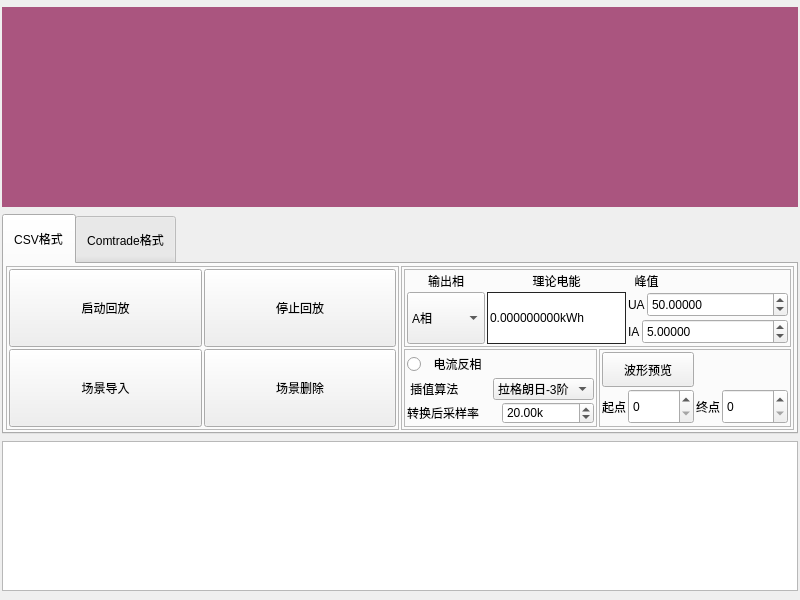
<?xml version="1.0" encoding="UTF-8"?>
<ui version="4.0">
 <class>wave_reout_ZJ</class>
 <widget class="QWidget" name="wave_reout_ZJ">
  <property name="geometry">
   <rect>
    <x>0</x>
    <y>0</y>
    <width>800</width>
    <height>600</height>
   </rect>
  </property>
  <property name="minimumSize">
   <size>
    <width>0</width>
    <height>0</height>
   </size>
  </property>
  <property name="maximumSize">
   <size>
    <width>16777215</width>
    <height>16777215</height>
   </size>
  </property>
  <property name="windowTitle">
   <string>Form</string>
  </property>
  <layout class="QGridLayout" name="gridLayout_11">
   <property name="leftMargin">
    <number>2</number>
   </property>
   <property name="topMargin">
    <number>2</number>
   </property>
   <property name="rightMargin">
    <number>2</number>
   </property>
   <property name="bottomMargin">
    <number>2</number>
   </property>
   <property name="spacing">
    <number>2</number>
   </property>
   <item row="0" column="0">
    <widget class="CustomPlotHasRoll" name="widget" native="true">
     <property name="sizePolicy">
      <sizepolicy hsizetype="Preferred" vsizetype="Expanding">
       <horstretch>0</horstretch>
       <verstretch>0</verstretch>
      </sizepolicy>
     </property>
     <property name="minimumSize">
      <size>
       <width>0</width>
       <height>200</height>
      </size>
     </property>
     <property name="maximumSize">
      <size>
       <width>16777215</width>
       <height>200</height>
      </size>
     </property>
     <property name="styleSheet">
      <string notr="true">background-color: rgb(170, 85, 127);</string>
     </property>
    </widget>
   </item>
   <item row="1" column="0">
    <widget class="QTabWidget" name="tabWidget">
     <property name="sizePolicy">
      <sizepolicy hsizetype="Expanding" vsizetype="Preferred">
       <horstretch>0</horstretch>
       <verstretch>0</verstretch>
      </sizepolicy>
     </property>
     <property name="minimumSize">
      <size>
       <width>0</width>
       <height>220</height>
      </size>
     </property>
     <property name="maximumSize">
      <size>
       <width>16777215</width>
       <height>220</height>
      </size>
     </property>
     <property name="styleSheet">
      <string notr="true">QTabBar::tab{ min-height: 50px; min-width:60px;}</string>
     </property>
     <property name="currentIndex">
      <number>0</number>
     </property>
     <property name="tabBarAutoHide">
      <bool>false</bool>
     </property>
     <widget class="QWidget" name="tab">
      <attribute name="title">
       <string>CSV格式</string>
      </attribute>
      <layout class="QGridLayout" name="gridLayout_15">
       <property name="leftMargin">
        <number>2</number>
       </property>
       <property name="topMargin">
        <number>2</number>
       </property>
       <property name="rightMargin">
        <number>2</number>
       </property>
       <property name="bottomMargin">
        <number>2</number>
       </property>
       <property name="spacing">
        <number>2</number>
       </property>
       <item row="0" column="0">
        <widget class="QFrame" name="frame">
         <property name="frameShape">
          <enum>QFrame::StyledPanel</enum>
         </property>
         <property name="frameShadow">
          <enum>QFrame::Raised</enum>
         </property>
         <layout class="QGridLayout" name="gridLayout_3">
          <property name="leftMargin">
           <number>2</number>
          </property>
          <property name="topMargin">
           <number>2</number>
          </property>
          <property name="rightMargin">
           <number>2</number>
          </property>
          <property name="bottomMargin">
           <number>2</number>
          </property>
          <property name="spacing">
           <number>2</number>
          </property>
          <item row="0" column="0">
           <layout class="QGridLayout" name="gridLayout">
            <property name="spacing">
             <number>2</number>
            </property>
            <item row="1" column="0">
             <widget class="QPushButton" name="btAdd">
              <property name="sizePolicy">
               <sizepolicy hsizetype="Expanding" vsizetype="Expanding">
                <horstretch>0</horstretch>
                <verstretch>0</verstretch>
               </sizepolicy>
              </property>
              <property name="text">
               <string>场景导入</string>
              </property>
              <attribute name="buttonGroup">
               <string notr="true">buttonGroup</string>
              </attribute>
             </widget>
            </item>
            <item row="1" column="1">
             <widget class="QPushButton" name="btRemove">
              <property name="sizePolicy">
               <sizepolicy hsizetype="Expanding" vsizetype="Expanding">
                <horstretch>0</horstretch>
                <verstretch>0</verstretch>
               </sizepolicy>
              </property>
              <property name="text">
               <string>场景删除</string>
              </property>
              <attribute name="buttonGroup">
               <string notr="true">buttonGroup</string>
              </attribute>
             </widget>
            </item>
            <item row="0" column="1">
             <widget class="QPushButton" name="stopOutput">
              <property name="sizePolicy">
               <sizepolicy hsizetype="Expanding" vsizetype="Expanding">
                <horstretch>0</horstretch>
                <verstretch>0</verstretch>
               </sizepolicy>
              </property>
              <property name="text">
               <string>停止回放</string>
              </property>
              <attribute name="buttonGroup">
               <string notr="true">buttonGroup</string>
              </attribute>
             </widget>
            </item>
            <item row="0" column="0">
             <widget class="QPushButton" name="startOutput">
              <property name="sizePolicy">
               <sizepolicy hsizetype="Expanding" vsizetype="Expanding">
                <horstretch>0</horstretch>
                <verstretch>0</verstretch>
               </sizepolicy>
              </property>
              <property name="text">
               <string>启动回放</string>
              </property>
              <attribute name="buttonGroup">
               <string notr="true">buttonGroup</string>
              </attribute>
             </widget>
            </item>
           </layout>
          </item>
         </layout>
        </widget>
       </item>
       <item row="0" column="1">
        <widget class="QFrame" name="frame_5">
         <property name="frameShape">
          <enum>QFrame::StyledPanel</enum>
         </property>
         <property name="frameShadow">
          <enum>QFrame::Raised</enum>
         </property>
         <layout class="QGridLayout" name="gridLayout_6">
          <property name="leftMargin">
           <number>2</number>
          </property>
          <property name="topMargin">
           <number>2</number>
          </property>
          <property name="rightMargin">
           <number>2</number>
          </property>
          <property name="bottomMargin">
           <number>2</number>
          </property>
          <property name="spacing">
           <number>2</number>
          </property>
          <item row="1" column="1">
           <widget class="QFrame" name="frame_2">
            <property name="sizePolicy">
             <sizepolicy hsizetype="Preferred" vsizetype="Preferred">
              <horstretch>0</horstretch>
              <verstretch>0</verstretch>
             </sizepolicy>
            </property>
            <property name="frameShape">
             <enum>QFrame::StyledPanel</enum>
            </property>
            <property name="frameShadow">
             <enum>QFrame::Raised</enum>
            </property>
            <layout class="QGridLayout" name="gridLayout_2">
             <property name="leftMargin">
              <number>2</number>
             </property>
             <property name="topMargin">
              <number>2</number>
             </property>
             <property name="rightMargin">
              <number>2</number>
             </property>
             <property name="bottomMargin">
              <number>2</number>
             </property>
             <property name="spacing">
              <number>2</number>
             </property>
             <item row="1" column="2">
              <widget class="QLabel" name="label_3">
               <property name="text">
                <string>终点</string>
               </property>
              </widget>
             </item>
             <item row="1" column="1">
              <widget class="QSpinBox" name="show_start">
               <property name="sizePolicy">
                <sizepolicy hsizetype="Expanding" vsizetype="Expanding">
                 <horstretch>0</horstretch>
                 <verstretch>0</verstretch>
                </sizepolicy>
               </property>
              </widget>
             </item>
             <item row="1" column="3">
              <widget class="QSpinBox" name="show_end">
               <property name="sizePolicy">
                <sizepolicy hsizetype="Expanding" vsizetype="Expanding">
                 <horstretch>0</horstretch>
                 <verstretch>0</verstretch>
                </sizepolicy>
               </property>
              </widget>
             </item>
             <item row="1" column="0">
              <widget class="QLabel" name="label_2">
               <property name="text">
                <string>起点</string>
               </property>
              </widget>
             </item>
             <item row="0" column="0" colspan="2">
              <widget class="QPushButton" name="btViewWave">
               <property name="sizePolicy">
                <sizepolicy hsizetype="Expanding" vsizetype="Expanding">
                 <horstretch>0</horstretch>
                 <verstretch>0</verstretch>
                </sizepolicy>
               </property>
               <property name="minimumSize">
                <size>
                 <width>0</width>
                 <height>0</height>
                </size>
               </property>
               <property name="text">
                <string>波形预览</string>
               </property>
               <attribute name="buttonGroup">
                <string notr="true">buttonGroup</string>
               </attribute>
              </widget>
             </item>
            </layout>
           </widget>
          </item>
          <item row="1" column="0">
           <layout class="QHBoxLayout" name="horizontalLayout_3">
            <property name="spacing">
             <number>2</number>
            </property>
            <item>
             <widget class="QFrame" name="frame_3">
              <property name="frameShape">
               <enum>QFrame::StyledPanel</enum>
              </property>
              <property name="frameShadow">
               <enum>QFrame::Raised</enum>
              </property>
              <layout class="QGridLayout" name="gridLayout_4">
               <property name="leftMargin">
                <number>2</number>
               </property>
               <property name="topMargin">
                <number>2</number>
               </property>
               <property name="rightMargin">
                <number>2</number>
               </property>
               <property name="bottomMargin">
                <number>2</number>
               </property>
               <property name="spacing">
                <number>2</number>
               </property>
               <item row="1" column="0">
                <widget class="QRadioButton" name="eleRev">
                 <property name="text">
                  <string>  电流反相</string>
                 </property>
                </widget>
               </item>
               <item row="3" column="0">
                <layout class="QHBoxLayout" name="horizontalLayout_2">
                 <item>
                  <widget class="QLabel" name="label_23">
                   <property name="sizePolicy">
                    <sizepolicy hsizetype="Expanding" vsizetype="Preferred">
                     <horstretch>0</horstretch>
                     <verstretch>0</verstretch>
                    </sizepolicy>
                   </property>
                   <property name="text">
                    <string>转换后采样率</string>
                   </property>
                  </widget>
                 </item>
                 <item>
                  <widget class="QDoubleSpinBox" name="sample">
                   <property name="sizePolicy">
                    <sizepolicy hsizetype="Expanding" vsizetype="Expanding">
                     <horstretch>0</horstretch>
                     <verstretch>0</verstretch>
                    </sizepolicy>
                   </property>
                   <property name="suffix">
                    <string>k</string>
                   </property>
                   <property name="maximum">
                    <double>40.000000000000000</double>
                   </property>
                   <property name="value">
                    <double>20.000000000000000</double>
                   </property>
                  </widget>
                 </item>
                </layout>
               </item>
               <item row="2" column="0">
                <layout class="QHBoxLayout" name="horizontalLayout_4">
                 <item>
                  <widget class="QLabel" name="label_9">
                   <property name="sizePolicy">
                    <sizepolicy hsizetype="Expanding" vsizetype="Preferred">
                     <horstretch>0</horstretch>
                     <verstretch>0</verstretch>
                    </sizepolicy>
                   </property>
                   <property name="text">
                    <string> 插值算法</string>
                   </property>
                  </widget>
                 </item>
                 <item>
                  <widget class="QComboBox" name="insertMode">
                   <property name="sizePolicy">
                    <sizepolicy hsizetype="Expanding" vsizetype="Fixed">
                     <horstretch>0</horstretch>
                     <verstretch>0</verstretch>
                    </sizepolicy>
                   </property>
                   <item>
                    <property name="text">
                     <string>拉格朗日-3阶</string>
                    </property>
                   </item>
                   <item>
                    <property name="text">
                     <string>线性</string>
                    </property>
                   </item>
                  </widget>
                 </item>
                </layout>
               </item>
              </layout>
             </widget>
            </item>
           </layout>
          </item>
          <item row="0" column="0" colspan="2">
           <widget class="QFrame" name="frame_4">
            <property name="frameShape">
             <enum>QFrame::StyledPanel</enum>
            </property>
            <property name="frameShadow">
             <enum>QFrame::Raised</enum>
            </property>
            <layout class="QGridLayout" name="gridLayout_5">
             <property name="leftMargin">
              <number>2</number>
             </property>
             <property name="topMargin">
              <number>2</number>
             </property>
             <property name="rightMargin">
              <number>2</number>
             </property>
             <property name="bottomMargin">
              <number>2</number>
             </property>
             <property name="spacing">
              <number>2</number>
             </property>
             <item row="0" column="1">
              <layout class="QVBoxLayout" name="verticalLayout_3">
               <item>
                <widget class="QLabel" name="label">
                 <property name="text">
                  <string>  峰值</string>
                 </property>
                </widget>
               </item>
               <item>
                <layout class="QHBoxLayout" name="horizontalLayout_26">
                 <item>
                  <widget class="QLabel" name="label_35">
                   <property name="sizePolicy">
                    <sizepolicy hsizetype="Preferred" vsizetype="Preferred">
                     <horstretch>0</horstretch>
                     <verstretch>0</verstretch>
                    </sizepolicy>
                   </property>
                   <property name="text">
                    <string>UA</string>
                   </property>
                  </widget>
                 </item>
                 <item>
                  <widget class="QDoubleSpinBox" name="ua_max">
                   <property name="sizePolicy">
                    <sizepolicy hsizetype="Expanding" vsizetype="Expanding">
                     <horstretch>0</horstretch>
                     <verstretch>0</verstretch>
                    </sizepolicy>
                   </property>
                   <property name="decimals">
                    <number>5</number>
                   </property>
                   <property name="minimum">
                    <double>0.000000000000000</double>
                   </property>
                   <property name="maximum">
                    <double>999.000000000000000</double>
                   </property>
                   <property name="value">
                    <double>50.000000000000000</double>
                   </property>
                  </widget>
                 </item>
                </layout>
               </item>
               <item>
                <layout class="QHBoxLayout" name="horizontalLayout_27">
                 <item>
                  <widget class="QLabel" name="label_36">
                   <property name="sizePolicy">
                    <sizepolicy hsizetype="Preferred" vsizetype="Preferred">
                     <horstretch>0</horstretch>
                     <verstretch>0</verstretch>
                    </sizepolicy>
                   </property>
                   <property name="text">
                    <string>IA</string>
                   </property>
                  </widget>
                 </item>
                 <item>
                  <widget class="QDoubleSpinBox" name="ia_max">
                   <property name="sizePolicy">
                    <sizepolicy hsizetype="Expanding" vsizetype="Expanding">
                     <horstretch>0</horstretch>
                     <verstretch>0</verstretch>
                    </sizepolicy>
                   </property>
                   <property name="decimals">
                    <number>5</number>
                   </property>
                   <property name="minimum">
                    <double>0.000000000000000</double>
                   </property>
                   <property name="maximum">
                    <double>999.000000000000000</double>
                   </property>
                   <property name="value">
                    <double>5.000000000000000</double>
                   </property>
                  </widget>
                 </item>
                </layout>
               </item>
              </layout>
             </item>
             <item row="0" column="0">
              <layout class="QHBoxLayout" name="horizontalLayout">
               <property name="spacing">
                <number>2</number>
               </property>
               <item>
                <layout class="QVBoxLayout" name="verticalLayout_2">
                 <item>
                  <widget class="QLabel" name="label_4">
                   <property name="text">
                    <string>输出相</string>
                   </property>
                   <property name="alignment">
                    <set>Qt::AlignCenter</set>
                   </property>
                  </widget>
                 </item>
                 <item>
                  <widget class="QComboBox" name="output_mode">
                   <property name="sizePolicy">
                    <sizepolicy hsizetype="Expanding" vsizetype="Expanding">
                     <horstretch>0</horstretch>
                     <verstretch>0</verstretch>
                    </sizepolicy>
                   </property>
                   <item>
                    <property name="text">
                     <string>A相</string>
                    </property>
                   </item>
                   <item>
                    <property name="text">
                     <string>三相并联</string>
                    </property>
                   </item>
                  </widget>
                 </item>
                </layout>
               </item>
               <item>
                <layout class="QVBoxLayout" name="verticalLayout">
                 <property name="spacing">
                  <number>2</number>
                 </property>
                 <item>
                  <widget class="QLabel" name="label_45">
                   <property name="text">
                    <string>理论电能</string>
                   </property>
                   <property name="alignment">
                    <set>Qt::AlignCenter</set>
                   </property>
                   <property name="buddy">
                    <cstring>imax</cstring>
                   </property>
                  </widget>
                 </item>
                 <item>
                  <widget class="QDoubleSpinBox" name="energy">
                   <property name="sizePolicy">
                    <sizepolicy hsizetype="Minimum" vsizetype="Expanding">
                     <horstretch>0</horstretch>
                     <verstretch>0</verstretch>
                    </sizepolicy>
                   </property>
                   <property name="focusPolicy">
                    <enum>Qt::NoFocus</enum>
                   </property>
                   <property name="styleSheet">
                    <string notr="true">QDoubleSpinBox
{
	border:1px solid #242424;
}
 
QDoubleSpinBox::up-button,QDoubleSpinBox::down-button
{
	width:0px;
}</string>
                   </property>
                   <property name="suffix">
                    <string>kWh</string>
                   </property>
                   <property name="decimals">
                    <number>9</number>
                   </property>
                   <property name="minimum">
                    <double>-999999999.000000000000000</double>
                   </property>
                   <property name="maximum">
                    <double>999999999.000000000000000</double>
                   </property>
                  </widget>
                 </item>
                </layout>
               </item>
              </layout>
             </item>
            </layout>
           </widget>
          </item>
         </layout>
        </widget>
       </item>
      </layout>
     </widget>
     <widget class="QWidget" name="tab_2">
      <attribute name="title">
       <string>Comtrade格式</string>
      </attribute>
      <layout class="QGridLayout" name="gridLayout_7">
       <property name="leftMargin">
        <number>2</number>
       </property>
       <property name="topMargin">
        <number>2</number>
       </property>
       <property name="rightMargin">
        <number>2</number>
       </property>
       <property name="bottomMargin">
        <number>2</number>
       </property>
       <property name="spacing">
        <number>2</number>
       </property>
       <item row="1" column="1">
        <widget class="QFrame" name="frame_11">
         <property name="minimumSize">
          <size>
           <width>0</width>
           <height>0</height>
          </size>
         </property>
         <property name="maximumSize">
          <size>
           <width>16777215</width>
           <height>16777215</height>
          </size>
         </property>
         <property name="frameShape">
          <enum>QFrame::StyledPanel</enum>
         </property>
         <property name="frameShadow">
          <enum>QFrame::Raised</enum>
         </property>
         <layout class="QGridLayout" name="gridLayout_8">
          <property name="leftMargin">
           <number>2</number>
          </property>
          <property name="topMargin">
           <number>2</number>
          </property>
          <property name="rightMargin">
           <number>2</number>
          </property>
          <property name="bottomMargin">
           <number>2</number>
          </property>
          <property name="spacing">
           <number>2</number>
          </property>
          <item row="0" column="0">
           <layout class="QVBoxLayout" name="verticalLayout_7">
            <item>
             <widget class="QRadioButton" name="eleRev_2">
              <property name="text">
               <string>  电流反相</string>
              </property>
             </widget>
            </item>
            <item>
             <layout class="QHBoxLayout" name="horizontalLayout_5">
              <item>
               <widget class="QLabel" name="label_10">
                <property name="sizePolicy">
                 <sizepolicy hsizetype="Expanding" vsizetype="Preferred">
                  <horstretch>0</horstretch>
                  <verstretch>0</verstretch>
                 </sizepolicy>
                </property>
                <property name="text">
                 <string> 插值算法</string>
                </property>
               </widget>
              </item>
              <item>
               <widget class="QComboBox" name="insertMode_2">
                <property name="sizePolicy">
                 <sizepolicy hsizetype="Expanding" vsizetype="Fixed">
                  <horstretch>0</horstretch>
                  <verstretch>0</verstretch>
                 </sizepolicy>
                </property>
                <item>
                 <property name="text">
                  <string>拉格朗日-3阶</string>
                 </property>
                </item>
                <item>
                 <property name="text">
                  <string>线性</string>
                 </property>
                </item>
               </widget>
              </item>
             </layout>
            </item>
            <item>
             <layout class="QHBoxLayout" name="horizontalLayout_7">
              <item>
               <widget class="QLabel" name="label_24">
                <property name="sizePolicy">
                 <sizepolicy hsizetype="Expanding" vsizetype="Preferred">
                  <horstretch>0</horstretch>
                  <verstretch>0</verstretch>
                 </sizepolicy>
                </property>
                <property name="text">
                 <string>转换后采样率</string>
                </property>
               </widget>
              </item>
              <item>
               <widget class="QDoubleSpinBox" name="sample_2">
                <property name="sizePolicy">
                 <sizepolicy hsizetype="Expanding" vsizetype="Expanding">
                  <horstretch>0</horstretch>
                  <verstretch>0</verstretch>
                 </sizepolicy>
                </property>
                <property name="suffix">
                 <string>k</string>
                </property>
                <property name="maximum">
                 <double>9999.000000000000000</double>
                </property>
                <property name="value">
                 <double>20.000000000000000</double>
                </property>
               </widget>
              </item>
             </layout>
            </item>
           </layout>
          </item>
          <item row="0" column="1">
           <widget class="QFrame" name="frame_9">
            <property name="sizePolicy">
             <sizepolicy hsizetype="Preferred" vsizetype="Preferred">
              <horstretch>0</horstretch>
              <verstretch>0</verstretch>
             </sizepolicy>
            </property>
            <property name="frameShape">
             <enum>QFrame::StyledPanel</enum>
            </property>
            <property name="frameShadow">
             <enum>QFrame::Raised</enum>
            </property>
            <layout class="QGridLayout" name="gridLayout_12">
             <property name="leftMargin">
              <number>2</number>
             </property>
             <property name="topMargin">
              <number>2</number>
             </property>
             <property name="rightMargin">
              <number>2</number>
             </property>
             <property name="bottomMargin">
              <number>2</number>
             </property>
             <property name="spacing">
              <number>2</number>
             </property>
             <item row="1" column="2">
              <widget class="QLabel" name="label_8">
               <property name="text">
                <string>终点</string>
               </property>
              </widget>
             </item>
             <item row="1" column="0">
              <widget class="QLabel" name="label_7">
               <property name="text">
                <string>起点</string>
               </property>
              </widget>
             </item>
             <item row="1" column="3">
              <widget class="QSpinBox" name="show_end_2">
               <property name="sizePolicy">
                <sizepolicy hsizetype="Expanding" vsizetype="Expanding">
                 <horstretch>0</horstretch>
                 <verstretch>0</verstretch>
                </sizepolicy>
               </property>
              </widget>
             </item>
             <item row="1" column="1">
              <widget class="QSpinBox" name="show_start_2">
               <property name="sizePolicy">
                <sizepolicy hsizetype="Expanding" vsizetype="Expanding">
                 <horstretch>0</horstretch>
                 <verstretch>0</verstretch>
                </sizepolicy>
               </property>
              </widget>
             </item>
             <item row="0" column="0" colspan="2">
              <widget class="QPushButton" name="btViewWave_2">
               <property name="sizePolicy">
                <sizepolicy hsizetype="Expanding" vsizetype="Expanding">
                 <horstretch>0</horstretch>
                 <verstretch>0</verstretch>
                </sizepolicy>
               </property>
               <property name="text">
                <string>波形预览</string>
               </property>
              </widget>
             </item>
            </layout>
           </widget>
          </item>
         </layout>
        </widget>
       </item>
       <item row="0" column="1">
        <widget class="QFrame" name="frame_7">
         <property name="frameShape">
          <enum>QFrame::StyledPanel</enum>
         </property>
         <property name="frameShadow">
          <enum>QFrame::Raised</enum>
         </property>
         <layout class="QGridLayout" name="gridLayout_10">
          <property name="leftMargin">
           <number>2</number>
          </property>
          <property name="topMargin">
           <number>2</number>
          </property>
          <property name="rightMargin">
           <number>2</number>
          </property>
          <property name="bottomMargin">
           <number>2</number>
          </property>
          <property name="spacing">
           <number>2</number>
          </property>
          <item row="0" column="0">
           <layout class="QVBoxLayout" name="verticalLayout_5">
            <item>
             <widget class="QLabel" name="label_6">
              <property name="text">
               <string>输出相</string>
              </property>
              <property name="alignment">
               <set>Qt::AlignCenter</set>
              </property>
             </widget>
            </item>
            <item>
             <widget class="QComboBox" name="output_mode_2">
              <property name="sizePolicy">
               <sizepolicy hsizetype="Preferred" vsizetype="Expanding">
                <horstretch>0</horstretch>
                <verstretch>0</verstretch>
               </sizepolicy>
              </property>
              <item>
               <property name="text">
                <string>A相</string>
               </property>
              </item>
              <item>
               <property name="text">
                <string>三相并联</string>
               </property>
              </item>
             </widget>
            </item>
           </layout>
          </item>
          <item row="0" column="1">
           <layout class="QVBoxLayout" name="verticalLayout_6">
            <item>
             <widget class="QLabel" name="label_46">
              <property name="text">
               <string>理论电能</string>
              </property>
              <property name="alignment">
               <set>Qt::AlignCenter</set>
              </property>
              <property name="buddy">
               <cstring>imax</cstring>
              </property>
             </widget>
            </item>
            <item>
             <widget class="QDoubleSpinBox" name="energy_2">
              <property name="sizePolicy">
               <sizepolicy hsizetype="Minimum" vsizetype="Expanding">
                <horstretch>0</horstretch>
                <verstretch>0</verstretch>
               </sizepolicy>
              </property>
              <property name="focusPolicy">
               <enum>Qt::NoFocus</enum>
              </property>
              <property name="styleSheet">
               <string notr="true">QDoubleSpinBox
{
	border:1px solid #242424;
}
 
QDoubleSpinBox::up-button,QDoubleSpinBox::down-button
{
	width:0px;
}</string>
              </property>
              <property name="suffix">
               <string>kWh</string>
              </property>
              <property name="decimals">
               <number>9</number>
              </property>
              <property name="minimum">
               <double>-999999999.000000000000000</double>
              </property>
              <property name="maximum">
               <double>999999999.000000000000000</double>
              </property>
             </widget>
            </item>
           </layout>
          </item>
          <item row="0" column="2">
           <layout class="QVBoxLayout" name="verticalLayout_4">
            <item>
             <widget class="QLabel" name="label_5">
              <property name="text">
               <string>  峰值</string>
              </property>
             </widget>
            </item>
            <item>
             <layout class="QHBoxLayout" name="horizontalLayout_28">
              <item>
               <widget class="QLabel" name="label_37">
                <property name="sizePolicy">
                 <sizepolicy hsizetype="Preferred" vsizetype="Preferred">
                  <horstretch>0</horstretch>
                  <verstretch>0</verstretch>
                 </sizepolicy>
                </property>
                <property name="text">
                 <string>UA</string>
                </property>
               </widget>
              </item>
              <item>
               <widget class="QDoubleSpinBox" name="ua_max_2">
                <property name="sizePolicy">
                 <sizepolicy hsizetype="Expanding" vsizetype="Expanding">
                  <horstretch>0</horstretch>
                  <verstretch>0</verstretch>
                 </sizepolicy>
                </property>
                <property name="decimals">
                 <number>5</number>
                </property>
                <property name="minimum">
                 <double>0.000000000000000</double>
                </property>
                <property name="maximum">
                 <double>999.000000000000000</double>
                </property>
                <property name="value">
                 <double>50.000000000000000</double>
                </property>
               </widget>
              </item>
             </layout>
            </item>
            <item>
             <layout class="QHBoxLayout" name="horizontalLayout_29">
              <item>
               <widget class="QLabel" name="label_38">
                <property name="sizePolicy">
                 <sizepolicy hsizetype="Preferred" vsizetype="Preferred">
                  <horstretch>0</horstretch>
                  <verstretch>0</verstretch>
                 </sizepolicy>
                </property>
                <property name="text">
                 <string>IA</string>
                </property>
               </widget>
              </item>
              <item>
               <widget class="QDoubleSpinBox" name="ia_max_2">
                <property name="sizePolicy">
                 <sizepolicy hsizetype="Expanding" vsizetype="Expanding">
                  <horstretch>0</horstretch>
                  <verstretch>0</verstretch>
                 </sizepolicy>
                </property>
                <property name="decimals">
                 <number>5</number>
                </property>
                <property name="minimum">
                 <double>0.000000000000000</double>
                </property>
                <property name="maximum">
                 <double>999.000000000000000</double>
                </property>
                <property name="value">
                 <double>5.000000000000000</double>
                </property>
               </widget>
              </item>
             </layout>
            </item>
           </layout>
          </item>
         </layout>
        </widget>
       </item>
       <item row="0" column="0" rowspan="2">
        <widget class="QFrame" name="frame_10">
         <property name="sizePolicy">
          <sizepolicy hsizetype="Preferred" vsizetype="Preferred">
           <horstretch>0</horstretch>
           <verstretch>0</verstretch>
          </sizepolicy>
         </property>
         <property name="minimumSize">
          <size>
           <width>0</width>
           <height>0</height>
          </size>
         </property>
         <property name="maximumSize">
          <size>
           <width>16777215</width>
           <height>16777215</height>
          </size>
         </property>
         <property name="frameShape">
          <enum>QFrame::StyledPanel</enum>
         </property>
         <property name="frameShadow">
          <enum>QFrame::Raised</enum>
         </property>
         <layout class="QGridLayout" name="gridLayout_9">
          <property name="leftMargin">
           <number>2</number>
          </property>
          <property name="topMargin">
           <number>2</number>
          </property>
          <property name="rightMargin">
           <number>2</number>
          </property>
          <property name="bottomMargin">
           <number>2</number>
          </property>
          <property name="spacing">
           <number>2</number>
          </property>
          <item row="1" column="0">
           <layout class="QGridLayout" name="gridLayout_14">
            <property name="spacing">
             <number>2</number>
            </property>
            <item row="1" column="2">
             <widget class="QPushButton" name="stopOutput_2">
              <property name="sizePolicy">
               <sizepolicy hsizetype="Expanding" vsizetype="Expanding">
                <horstretch>0</horstretch>
                <verstretch>0</verstretch>
               </sizepolicy>
              </property>
              <property name="minimumSize">
               <size>
                <width>0</width>
                <height>0</height>
               </size>
              </property>
              <property name="text">
               <string>停止回放</string>
              </property>
             </widget>
            </item>
            <item row="0" column="2">
             <widget class="QPushButton" name="startOutput_2">
              <property name="sizePolicy">
               <sizepolicy hsizetype="Expanding" vsizetype="Expanding">
                <horstretch>0</horstretch>
                <verstretch>0</verstretch>
               </sizepolicy>
              </property>
              <property name="minimumSize">
               <size>
                <width>0</width>
                <height>0</height>
               </size>
              </property>
              <property name="text">
               <string>启动回放</string>
              </property>
             </widget>
            </item>
            <item row="1" column="1">
             <widget class="QPushButton" name="configPipe">
              <property name="sizePolicy">
               <sizepolicy hsizetype="Expanding" vsizetype="Expanding">
                <horstretch>0</horstretch>
                <verstretch>0</verstretch>
               </sizepolicy>
              </property>
              <property name="minimumSize">
               <size>
                <width>0</width>
                <height>0</height>
               </size>
              </property>
              <property name="text">
               <string>通道配置</string>
              </property>
             </widget>
            </item>
            <item row="1" column="0">
             <widget class="QPushButton" name="btRemove_2">
              <property name="sizePolicy">
               <sizepolicy hsizetype="Expanding" vsizetype="Expanding">
                <horstretch>0</horstretch>
                <verstretch>0</verstretch>
               </sizepolicy>
              </property>
              <property name="minimumSize">
               <size>
                <width>0</width>
                <height>0</height>
               </size>
              </property>
              <property name="text">
               <string>场景删除</string>
              </property>
             </widget>
            </item>
            <item row="0" column="0">
             <widget class="QPushButton" name="btAdd_2">
              <property name="sizePolicy">
               <sizepolicy hsizetype="Expanding" vsizetype="Expanding">
                <horstretch>0</horstretch>
                <verstretch>0</verstretch>
               </sizepolicy>
              </property>
              <property name="minimumSize">
               <size>
                <width>0</width>
                <height>0</height>
               </size>
              </property>
              <property name="text">
               <string>场景导入</string>
              </property>
             </widget>
            </item>
            <item row="0" column="1">
             <widget class="QPushButton" name="overlayWave">
              <property name="sizePolicy">
               <sizepolicy hsizetype="Expanding" vsizetype="Expanding">
                <horstretch>0</horstretch>
                <verstretch>0</verstretch>
               </sizepolicy>
              </property>
              <property name="minimumSize">
               <size>
                <width>0</width>
                <height>0</height>
               </size>
              </property>
              <property name="text">
               <string>电流叠加</string>
              </property>
             </widget>
            </item>
           </layout>
          </item>
          <item row="0" column="0">
           <widget class="QScrollArea" name="scrollArea">
            <property name="minimumSize">
             <size>
              <width>0</width>
              <height>0</height>
             </size>
            </property>
            <property name="maximumSize">
             <size>
              <width>16777215</width>
              <height>200</height>
             </size>
            </property>
            <property name="styleSheet">
             <string notr="true">background-color: rgb(120, 170, 220);</string>
            </property>
            <property name="frameShape">
             <enum>QFrame::NoFrame</enum>
            </property>
            <property name="widgetResizable">
             <bool>true</bool>
            </property>
            <widget class="QWidget" name="scrollAreaWidgetContents">
             <property name="geometry">
              <rect>
               <x>0</x>
               <y>0</y>
               <width>364</width>
               <height>83</height>
              </rect>
             </property>
            </widget>
           </widget>
          </item>
         </layout>
        </widget>
       </item>
      </layout>
     </widget>
    </widget>
   </item>
   <item row="2" column="0">
    <widget class="QTableView" name="scene">
     <property name="sizePolicy">
      <sizepolicy hsizetype="Expanding" vsizetype="Preferred">
       <horstretch>0</horstretch>
       <verstretch>0</verstretch>
      </sizepolicy>
     </property>
     <property name="minimumSize">
      <size>
       <width>0</width>
       <height>150</height>
      </size>
     </property>
     <property name="maximumSize">
      <size>
       <width>16777215</width>
       <height>150</height>
      </size>
     </property>
    </widget>
   </item>
  </layout>
 </widget>
 <customwidgets>
  <customwidget>
   <class>CustomPlotHasRoll</class>
   <extends>QWidget</extends>
   <header location="global">customplothasroll.h</header>
   <container>1</container>
  </customwidget>
 </customwidgets>
 <resources/>
 <connections/>
 <buttongroups>
  <buttongroup name="buttonGroup"/>
 </buttongroups>
</ui>
